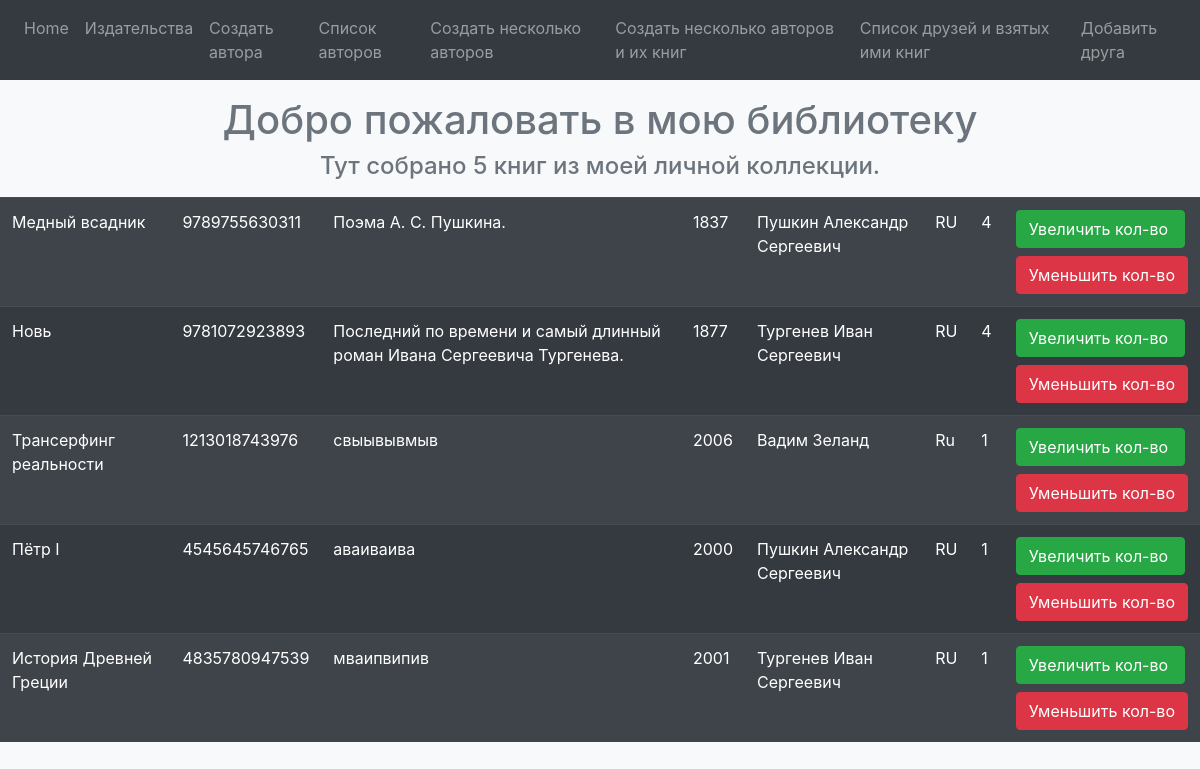
The app's page /index/ with its own data.
### p_library/models.py (models this page shows, shortened)
class Book(models.Model):
    ISBN = models.CharField(max_length=13)
    title = models.TextField()
    description = models.TextField()
    year_release = models.SmallIntegerField()
    author = models.ForeignKey(Author, on_delete=models.CASCADE, related_name="book_author")
    copy_count = models.SmallIntegerField(default=1)
    price = models.DecimalField(max_digits=19, decimal_places=2)
    publisher = models.ForeignKey(Publisher, on_delete = models.CASCADE, null=True, related_name="publisher")

class Author(models.Model):
    full_name = models.TextField()
    birth_year = models.SmallIntegerField()
    country = models.CharField(max_length=2)

### p_library/views.py (the view)
# urls.py: path('index/', views.index),
def index(request):
    template = loader.get_template('index.html')
    books = Book.objects.all()
    biblio_data = {
        "title": "мою библиотеку",
        "books": books,
    }
    return HttpResponse(template.render(biblio_data, request))

### p_library/templates/index.html (shortened to what this page needs)
<!DOCTYPE html>
<html lang="en">
<head>
    <link rel="stylesheet" href="https://stackpath.bootstrapcdn.com/bootstrap/4.5.2/css/bootstrap.min.css">
</head>
<body class="bg-light">
        <nav class="navbar navbar-expand-sm bg-dark navbar-dark">
            <ul class="navbar-nav">
            <li class="menu__item">
                <a class="nav-link" href="http://127.0.0.1:8000/">Home</a>
            </li>
            <li class="menu__item">
                <a class="nav-link" href="http://127.0.0.1:8000/publishers/">Издательства</a>
            </li>
            <li class="menu__item">
                <a class="nav-link" href="http://127.0.0.1:8000/author/create/">Создать автора</a>
            </li>
            <li class="menu__item">
                <a class="nav-link" href="http://127.0.0.1:8000/authors/">Список авторов</a>
            </li>
            <li class="menu__item">
                <a class="nav-link" href="http://127.0.0.1:8000/author/create_many/">Создать несколько авторов</a>
            </li>
            <li class="menu__item">
                <a class="nav-link" href="http://127.0.0.1:8000/author_book/create_many/">Создать несколько авторов и их книг</a>
            </li>
            <li class="menu__item">
                <a class="nav-link" href="http://127.0.0.1:8000/friends/">Список друзей и взятых ими книг</a>
            </li>
            <li class="menu__item">
                <a class="nav-link" href="http://127.0.0.1:8000/friends/create/">Добавить друга</a>
            </li>
        </ul>
    </nav>
    <h1 class="text-center text-secondary mt-3">Добро пожаловать в {{ title }}</h1>
    <h4 class="text-center text-secondary mt-2 mb-3">Тут собрано {{ books|length }} книг из моей личной коллекции.</h4>
    <table  class="table table-striped table-dark">
        <tbody>
            {% for book in books %}
            <tr>
                <td>{{ book.title }}</td>
                <td>{{ book.ISBN }}</td>
                <td>{{ book.description }}</td>
                <td>{{ book.year_release }}</td>
                <td>{{ book.author.full_name }}</td>
                <td>{{ book.author.country }}</td>
                <td>{{ book.copy_count }}</td>
                <td>
                    <form action="/index/book_increment/" method="post" enctype="multipart/form-data">
                        <input class="btn btn-success pr-3 mb-2" type="submit" value="Увеличить кол-во" />
                    </form>
                    <form action="/index/book_decrement/" method="post" enctype="multipart/form-data">
                        <input class="btn btn-danger" type="submit" value="Уменьшить кол-во" />
                    </form>
                </td>
            </tr>
        {% endfor %}
        </tbody>
    </table>
</body>
</html>

### records on screen
Book: title "Медный всадник", ISBN "9789755630311", description "Поэма А. С. Пушкина.", year_release "1837", author.full_name "Пушкин Александр Сергеевич", author.country "RU", copy_count "4"
Book: title "Новь", ISBN "9781072923893", description "Последний по времени и самый длинный роман Ивана Сергеевича Тургенева.", year_release "1877", author.full_name "Тургенев Иван Сергеевич", author.country "RU", copy_count "4"
Book: title "Трансерфинг реальности", ISBN "1213018743976", description "свыывывмыв", year_release "2006", author.full_name "Вадим Зеланд", author.country "Ru", copy_count "1"
Book: title "Пётр I", ISBN "4545645746765", description "аваиваива", year_release "2000", author.full_name "Пушкин Александр Сергеевич", author.country "RU", copy_count "1"
Book: title "История Древней Греции", ISBN "4835780947539", description "мваипвипив", year_release "2001", author.full_name "Тургенев Иван Сергеевич", author.country "RU", copy_count "1"

### other values on screen
{{ title }} "мою библиотеку"
{{ books|length }} "5"
